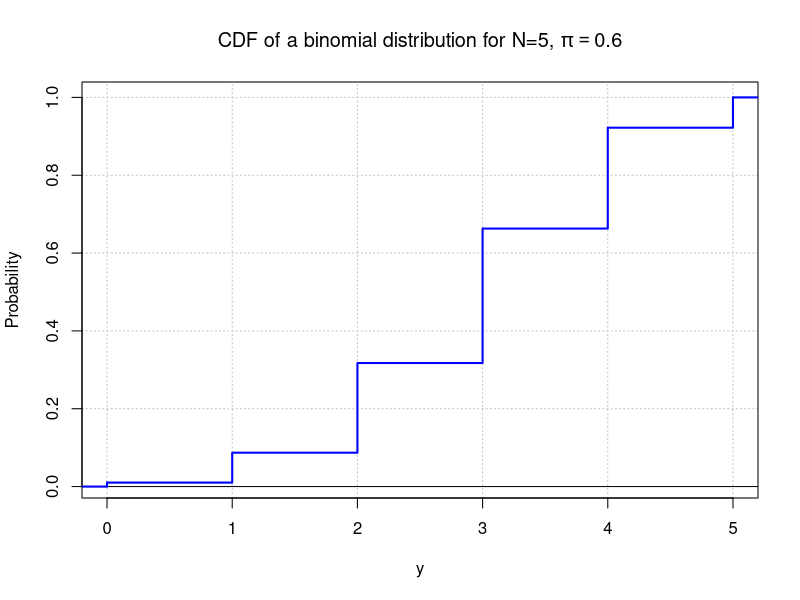

Write R code to recreate this figure.
#####################################################################
# NAME:  Chris Bilder                                               #
# DATE:  1-8-02                                                     #
# UPDATE: 1-11-03, 12-6-06                                          #
# PURPOSE: Find binomial cdf                                        #
#                                                                   #
# NOTES:                                                            #
#####################################################################

#N=5, pi=0.6
pdf<-dbinom(x = 0:5, size = 5, prob = 0.6) 
pdf

cdf<-pbinom(q = 0:5, size = 5, prob = 0.6) 

#Make the printing look a little nicer
save<-data.frame(Y = 0:5, prob = round(pdf,4), cdf = round(cdf,4))
save 

plot(x = save$Y, y = save$cdf, type = "s", xlab = "y", ylab = "Probability", lwd = 2, 
     col = "blue", panel.first=grid(col = "gray"), main = 
     expression(paste("CDF of a binomial distribution for N=5, ", pi == 0.6)))
abline(h = 0)
segments(x0 = 5, y0 = 1, x1 = 10, y1 = 1, lwd = 2, col = "blue")
segments(x0 = -5, y0 = 0, x1 = 0, y1 = 0, lwd = 2, col = "blue")
segments(x0 = 0, y0 = 0, x1 = 0, y1 = dbinom(0, 5, 0.6), lwd = 2, col = "blue")
